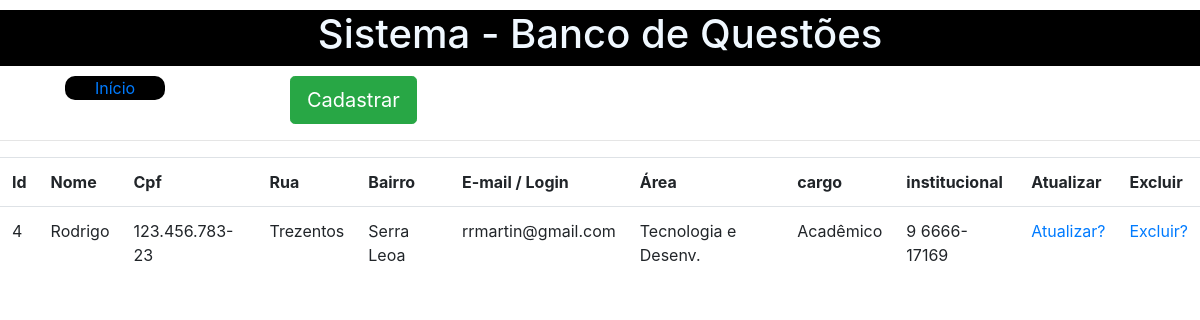
/listar-professor, run on an earlier commit of the app's database.
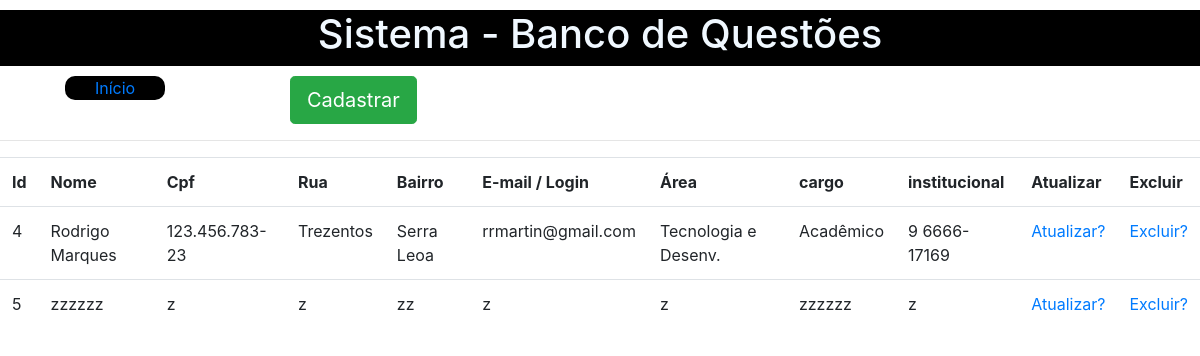
And on a later commit of the database.
### app/models/tables.py (models this page shows, shortened)
class Usuario(db.Model):
    __tablename__ = "usuarios"
    id = db.Column(db.Integer, primary_key=True)
    nome = db.Column(db.String(50))
    cargo = db.Column(db.String(50))
    cpf = db.Column(db.String(50))
    rg = db.Column(db.String(50))
    rua = db.Column(db.String(50), unique=True)
    numero = db.Column(db.String(50))
    bairro = db.Column(db.String(50))
    login = db.Column( db.String(50))
    senha = db.Column(db.String(50))

class Professor(Usuario, db.Model) :
    __tablename__ = "professores"
    id = db.Column(db.Integer, primary_key=True)
    institucional = db.Column(db.String(50))
    area = db.Column(db.String(50))
    usuario = db.Column(db.Integer, db.ForeignKey('usuarios.id'))

class Usuario(db.Model):
    __tablename__ = "usuarios"
    id = db.Column(db.Integer, primary_key=True)
    nome = db.Column(db.String(50))
    cargo = db.Column(db.String(50))
    cpf = db.Column(db.String(50))
    rg = db.Column(db.String(50))
    rua = db.Column(db.String(50), unique=True)
    numero = db.Column(db.String(50))
    bairro = db.Column(db.String(50))
    login = db.Column( db.String(50))
    senha = db.Column(db.String(50))

### app/controllers/default_routes.py (the view)
@app.route("/listar-professor", methods=["GET", "POST"])
def listar_professor():
    professor = db.session.query(Professor).all()
    return render_template("professor/listar-professor.html", professor=professor)

### app/templates/professor/listar-professor.html
{% include 'base/head.html' %}
{% include 'base/header.html' %}
{% include 'base/nav_bar.html' %}
<a href="/cadastrar-professor">
        <button class="btn btn-lg btn-success">
            Cadastrar
        </button>
    </a>
    <hr>
        <div class="table-responsive">
            <table class="table">
                <tr>
                    <th>Id</th>
                    <th>Nome</th>
                    <th>Cpf</th>
                    <th>Rua</th>
                    <th>Bairro</th>
                    <th>E-mail / Login</th>
                    <th>Área</th>
                    <th>cargo</th>
                    <th>institucional</th>
                    <th>Atualizar</th>
                    <th>Excluir</th>
                </tr>
                {% for p in professor %}
                <tr>
                    <td>
                        {{ p.id }}
                    </td>
                    <td>
                        {{ p.nome }}
                    </td>
                    <td>
                        {{ p.cpf }}
                    </td>
                    <td>
                        {{ p.rua }}
                    </td>
                    <td>
                        {{ p.bairro }}
                    </td>
                    <td>
                        {{ p.login }}
                    </td>
                    <td>
                        {{ p.area }}
                    </td>
                    <td>
                        {{ p.cargo }}
                    </td>
                    <td>
                        {{ p.institucional }}
                    </td>
                <td>
                    <a href="{{ url_for('atualizar_professor', id=p.id)}}">Atualizar?</a>
                </td>
                <td>
                    <a href="{{ url_for('excluir_professor', id=p.id)}}">Excluir?</a>
                </td>
                </tr>
                {% endfor %}
        </table>
        </div>

### app/templates/base/head.html (shortened to what this page needs)
<!DOCTYPE html>
<html lang="pt-br">
  <head>
    <link rel="stylesheet" href="{{ url_for('static', filename='css/bootstrap.css') }}">
    <link rel="stylesheet" href="{{ url_for('static', filename='css/main.css') }}">
  </head>
  <body>

### app/templates/base/header.html
<header>
      <div class="header text-center">
        <h1 class="logo">Sistema - Banco de Questões</h1>
      </div>
</header>

### app/templates/base/nav_bar.html
<nav class="nav_bar">
        <ul>
            <li class="nav-item">
                <a href="http://127.0.0.1:5000/index"><li>Início</li></a>
            </li>
        </ul>
    </nav>

### app/static/css/main.css (style rules this page uses)
body { background-color: #FFFFFF; }
.header { margin-top: 10px; margin-bottom: 10px; width: 100%; background-color: black; color: aliceblue; float: left; z-index: 0; }
.nav_bar { float: left; color: #FFFFFF; text-decoration: none; margin-bottom: 10px; }
.nav_bar ul { text-decoration: none; }
.nav_bar ul li { float: left; color: #FFFFFF; margin-left: 25px; }
.nav_bar ul li { text-align: center; width: 100px; background-color: black; border-radius: 10px ; list-style: none; }

What changed in the data, as far as the page shows it:
changed through a linked row, Professor "Tecnologia e Desenv.": nome "Rodrigo" → "Rodrigo Marques"
added Professor: id "5", nome "zzzzzz", cpf "z", rua "z", bairro "zz", login "z", area "z", cargo "zzzzzz", institucional "z"
